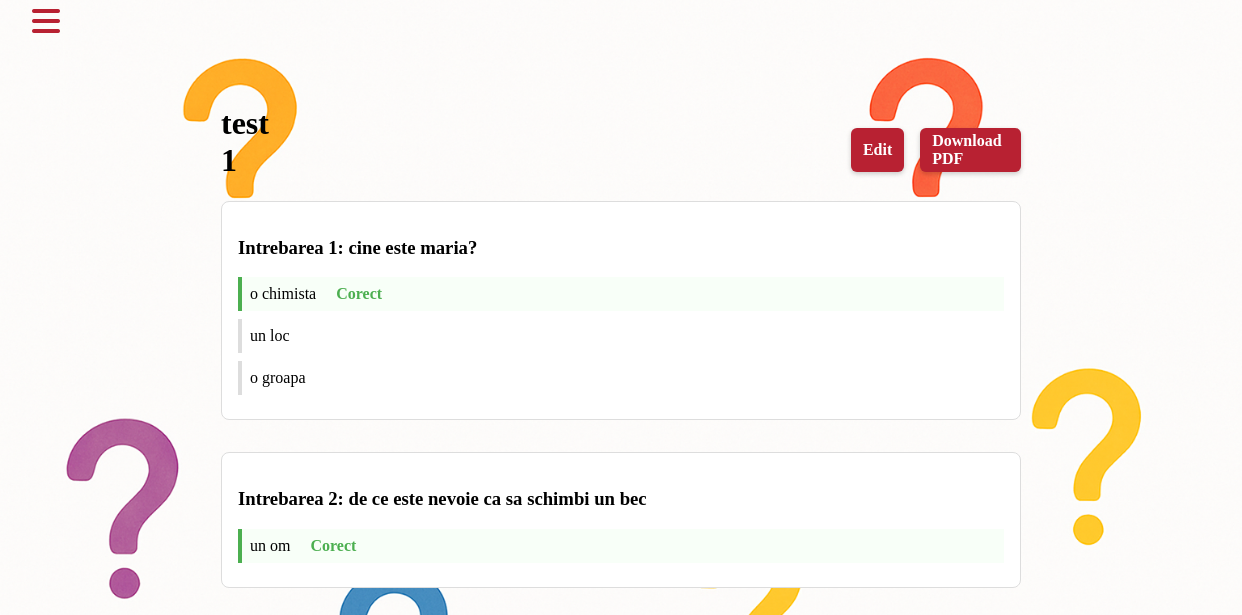
The page /quiz/25/ on the database its author committed.
### app/models.py (models this page shows, shortened)
class Quiz(models.Model):
    author = models.ForeignKey(User, on_delete=models.CASCADE, related_name="quizzes", null=True)
    author_id_value = models.IntegerField(null=True, blank=True)
    title_quiz = models.CharField(_("Titlul chestionarului"), max_length=100, default=_("Chestionar Nou"))
    created_at = models.DateTimeField(auto_now_add=True)
    class Meta:
        verbose_name = _("Chestionar")
        verbose_name_plural = _("Chestionare")
        ordering = ["id"]

class Question(models.Model):
    quiz = models.ForeignKey(Quiz, related_name="questions", on_delete=models.CASCADE)
    title_question = models.CharField(_("Întrebare"), max_length=255, db_index=True)
    class Meta:
        verbose_name = _("Întrebare")
        verbose_name_plural = _("Întrebări")
        ordering = ["id"]

class Answer(models.Model):
    question = models.ForeignKey(Question, related_name="answers", on_delete=models.CASCADE)
    answer_text = models.CharField(_("Răspuns"), max_length=255)
    is_right = models.BooleanField(default=False)
    class Meta:
        verbose_name = _("Răspuns")
        verbose_name_plural = _("Răspunsuri")
        ordering = ["id"]

### app/views.py (the view)
# urls.py: path('quiz/<int:quiz_id>/', quiz_detail, name='quiz_detail'),
def quiz_detail(request, quiz_id):
    quiz = get_object_or_404(Quiz.objects.prefetch_related('questions__answers'), id=quiz_id)
    return render(request, 'quiz/quiz_detail.html', {'quiz': quiz})

### templates/quiz/quiz_detail.html
{% extends 'base.html' %}
{% load static %}
{% block content %}
    <div class="quiz-details">
        <div class="quiz-header">
            <h1>{{ quiz.title_quiz }}</h1>
            <div class="button-group">
                <a href="{% url 'edit_quiz' quiz.id %}" class="edit-btn">Edit</a>
                <a href="{% url 'quiz_pdf' quiz.id %}" class="download-btn" target="_blank">Download PDF</a>
            </div>
        </div>
        {% for question in quiz.questions.all %}
            <div class="question">
                <h3>Intrebarea {{ forloop.counter }}: {{ question.title_question }}</h3>
                <div class="answers">
                    {% for answer in question.answers.all %}
                        <div class="answer {% if answer.is_right %}correct{% endif %}">
                            {{ answer.answer_text }}
                            {% if answer.is_right %}<span class="correct-label">Corect</span>{% endif %}
                        </div>
                    {% endfor %}
                </div>
            </div>
        {% endfor %}
    </div>
    <link rel="stylesheet" href="{% static 'css/quiz-detail.css' %}">
{% endblock %}

### static/css/quiz-detail.css (style rules this page uses)
.quiz-details { max-width: 800px; margin: 2rem auto; padding: 20px; }
.question { margin-bottom: 2rem; padding: 1rem; border: 1px solid #ddd; border-radius: 8px; background-color: white; }
.answers { margin-top: 1rem; }
.answer { padding: 0.5rem; margin: 0.5rem 0; border-left: 4px solid #ddd; }
.answer.correct { border-left-color: #4CAF50; background-color: #f8fff8; }
.correct-label { color: #4CAF50; font-weight: bold; margin-left: 1rem; }
.download-btn { display: inline-block; background-color: #B82132; color: white; padding: 0.25rem 0.75rem; border-radius: 6px; text-decoration: none; font-weight: bold; transition: background-color 0.3s ease; }
.quiz-header { display: flex; flex-direction: row; align-items: center; gap: 23rem; }
.button-group { display: flex; gap: 1rem; margin-top: 1rem; margin-left: 200px; }
.edit-btn { display: inline-flex; align-items: center; justify-content: center; background-color: #B82132; color: white; padding: 0.25rem 0.75rem; border-radius: 6px; text-decoration: none; font-weight: bold; transition: background-color 0.3s ease; }
.download-btn, .edit-btn { box-shadow: 0 2px 5px rgba(0,0,0,0.2); }

### templates/base.html (style rules this page uses)
html, body { height: 100%; margin: 0; padding: 0; }

### rows shown on the page
Quiz: title_quiz "test 1"
Question: title_question "cine este maria?"
Answer: answer_text "o chimista", is_right "Corect"
Answer: answer_text "un loc"
Answer: answer_text "o groapa"
Question: title_question "de ce este nevoie ca sa schimbi un bec"
Answer: answer_text "un om", is_right "Corect"
